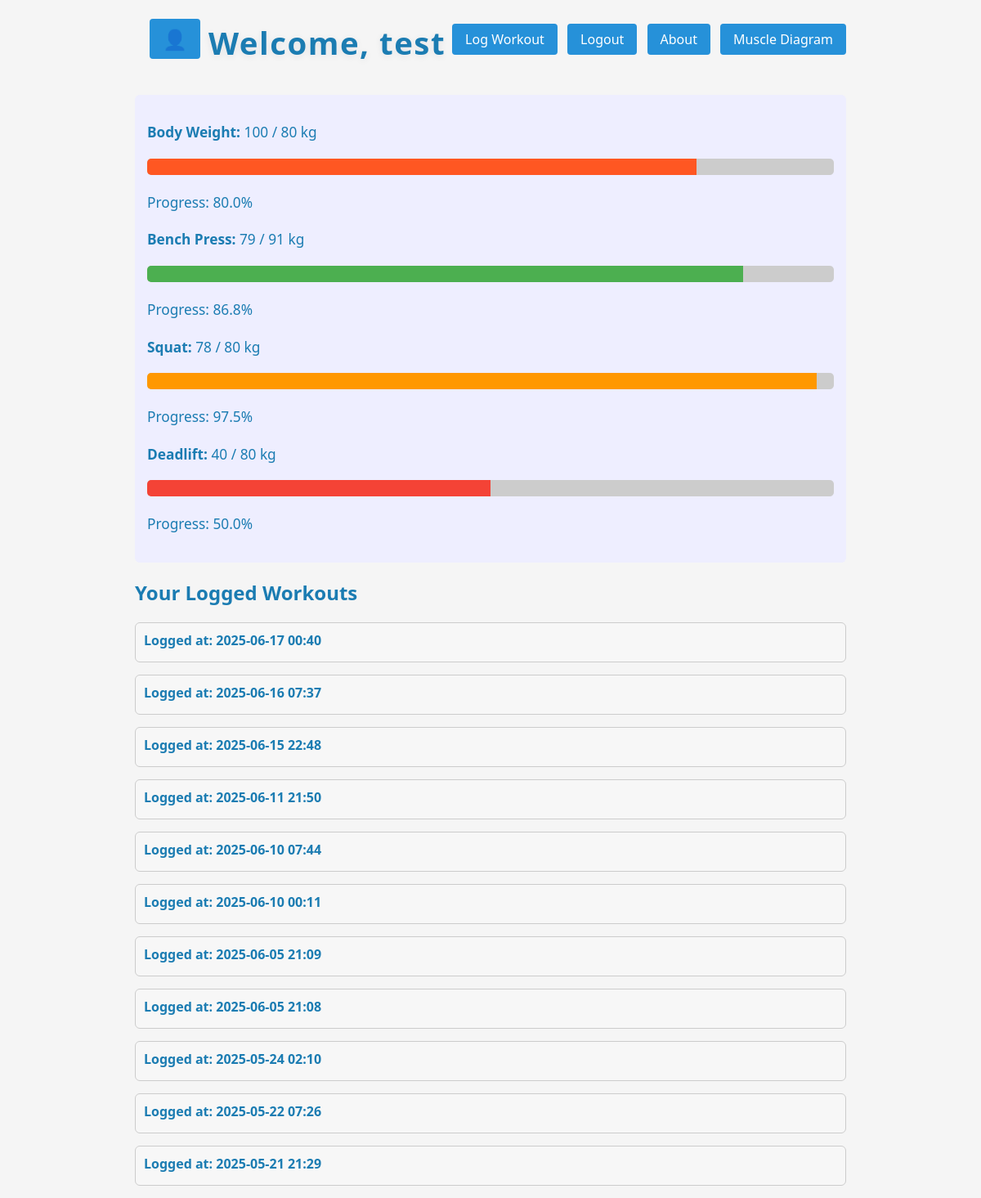
Screenshot of /home (signed in) with the database file from the repository.
### workout_tracker/database_models.py (models this page shows)
class User(db.Model):
    __tablename__ = 'Users Table'
    ID = db.Column(db.Integer, primary_key=True)
    Username = db.Column(db.String, unique=True, nullable=False)
    password_hash = db.Column(db.String, nullable=False)
    Join_date = db.Column(db.String)
    instructions = db.Column(db.Text)
    description = db.Column(db.Text)
    bench_goal = db.Column(db.Integer)
    squat_goal = db.Column(db.Integer)
    deadlift_goal = db.Column(db.Integer)
    bench_current = db.Column(db.Integer)
    squat_current = db.Column(db.Integer)
    deadlift_current = db.Column(db.Integer)
    recovery_phrase = db.Column(db.Text)
    weight_updated = db.Column(db.String)
    current_weight = db.Column(db.Float)
    goal_weight = db.Column(db.Float)

class UserExercise(db.Model):
    __tablename__ = 'UserExercises'
    ID = db.Column(db.Integer, primary_key=True)
    user_id = db.Column(db.Integer, nullable=False)
    duration = db.Column(db.Integer)
    intensity = db.Column(db.Integer)
    calories_burned = db.Column(db.Integer)
    notes = db.Column(db.Text)
    date_completed = db.Column(db.Integer)
    exercises = db.relationship('WorkoutExercise', backref='parent', lazy=True)

### workout_tracker/app.py (the view)
@app.route('/home')
def home():
    if 'user_id' not in session:
        return redirect(url_for('login'))
    user = User.query.get(session['user_id'])
    logs = (
        UserExercise.query
        .filter_by(user_id=user.ID)
        .order_by(UserExercise.date_completed.desc())
        .all()
    )
    grouped = {}
    for log in logs:
        exercises = WorkoutExercise.query.filter_by(user_exercise_id=log.ID).all()
        grouped[log.date_completed] = {
            "meta": log,        # Workout metadata (duration, intensity, etc.)
            "exercises": exercises  # List of exercises in this workout
        }
    return render_template('home_page.html', user=user, grouped_workouts=grouped)

### workout_tracker/app.py (called while the page is built)
@app.template_filter('datetimeformat')
def datetimeformat(value):
    return datetime.fromtimestamp(int(value)).strftime('%Y-%m-%d %H:%M')

### templates/home_page.html (shortened to what this page needs)
<!DOCTYPE html>
<html lang="en">
<head>
    <link rel="stylesheet" href="{{ url_for('static', filename='css/main_styles.css') }}">
</head>
<body>
<div class="center">
    <div class="top-bar">
        <div class="profile-icon">
            <a href="{{ url_for('profile_settings') }}" title="Edit Profile">👤</a>
        </div>
        <h1>Welcome, {{ user.Username }}</h1>
        <div>
            <a href="{{ url_for('log_workout') }}">Log Workout</a>
            <a href="{{ url_for('logout') }}">Logout</a>
            <a href="{{ url_for('about') }}">About</a>
            <a href="{{ url_for('muscles') }}">Muscle Diagram</a>
        </div>
    </div>
    <div class="goals-info">
        {% if user.current_weight and user.goal_weight %}
            <p><strong>Body Weight:</strong> {{ user.current_weight }} / {{ user.goal_weight }} kg</p>
            {% if user.goal_weight < user.current_weight %}
                {% set weight_progress = (user.goal_weight / user.current_weight) * 100 %}
                <div class="progress-bar">
                    <div class="progress-fill" style="width: {{ weight_progress | round(1) }}%; background: #ff5722;"></div>
                </div>
            {% else %}
                {% set weight_progress = (user.current_weight / user.goal_weight) * 100 %}
                <div class="progress-bar">
                    <div class="progress-fill" style="width: {{ weight_progress | round(1) }}%; background: #4caf50;"></div>
                </div>
            {% endif %}
            <p>Progress: {{ weight_progress | round(1) }}%</p>
        {% endif %}
        {% if user.bench_current and user.bench_goal %}
            <p><strong>Bench Press:</strong> {{ user.bench_current }} / {{ user.bench_goal }} kg</p>
            {% set bench_pct = (user.bench_current / user.bench_goal * 100) %}
            <div class="progress-bar">
                <div class="progress-fill" style="width: {{ bench_pct | round(1) }}%; background: #4CAF50;"></div>
            </div>
            <p>Progress: {{ bench_pct | round(1) }}%</p>
        {% endif %}
        {% if user.squat_current and user.squat_goal %}
            <p><strong>Squat:</strong> {{ user.squat_current }} / {{ user.squat_goal }} kg</p>
            {% set squat_pct = (user.squat_current / user.squat_goal * 100) %}
            <div class="progress-bar">
                <div class="progress-fill" style="width: {{ squat_pct | round(1) }}%; background: #FF9800;"></div>
            </div>
            <p>Progress: {{ squat_pct | round(1) }}%</p>
        {% endif %}
        {% if user.deadlift_current and user.deadlift_goal %}
            <p><strong>Deadlift:</strong> {{ user.deadlift_current }} / {{ user.deadlift_goal }} kg</p>
            {% set dl_pct = (user.deadlift_current / user.deadlift_goal * 100) %}
            <div class="progress-bar">
                <div class="progress-fill" style="width: {{ dl_pct | round(1) }}%; background: #F44336;"></div>
            </div>
            <p>Progress: {{ dl_pct | round(1) }}%</p>
        {% endif %}
    </div>
    <h2>Your Logged Workouts</h2>
    {% if grouped_workouts %}
        {% for ts, block in grouped_workouts.items() %}
        <div class="workout-entry">
            <div class="workout-header" onclick="toggleDetails(this)">
                Logged at: {{ ts | datetimeformat }}
            </div>
        </div>
        {% endfor %}
    {% else %}
        <p>No workouts logged yet.</p>
    {% endif %}
</div>
</body>
</html>

### static/css/main_styles.css (style rules this page uses)
:root { --background-color: #f5f5f5; --foreground-color: #ffffff; --primary-color: #2691d9; --primary-hover: #1b7cb2; --text-color: #1b7cb2; --accent-color: #4e54c8; --button-gradient: linear-gradient(90deg, #4e54c8 0%, #8f94fb 100%); --button-gradient-hover: linear-gradient(90deg, #8f94fb 0%, #4e54c8 100%); }
body { background-color: var(--background-color); font-family: 'Segoe UI', Arial, sans-serif; margin: 0; min-height: 100vh; display: flex; flex-direction: column; align-items: center; justify-content: center; color: var(--text-color); }
h1 { color: var(--text-color); margin-bottom: 18px; font-size: 2.4rem; font-weight: 700; letter-spacing: 1.5px; text-shadow: 0 2px 8px rgba(35, 41, 70, 0.08); }
p, label { color: var(--text-color); font-size: 1.08rem; margin-bottom: 18px; line-height: 1.6; }
.workout-entry { margin-bottom: 15px; border: 1px solid #ccc; border-radius: 6px; background: #f7f7f7; padding: 10px; }
.workout-header { font-weight: bold; cursor: pointer; margin-bottom: 5px; }
.top-bar { display: flex; justify-content: space-between; align-items: center; margin-bottom: 20px; }
.top-bar a { padding: 8px 16px; text-decoration: none; background-color: var(--primary-color); color: white; border-radius: 4px; margin-left: 8px; }
.profile-icon { margin-right: auto; padding: 10px; }
.profile-icon a { font-size: 1.5rem; text-decoration: none; color: var(--primary-color); }
.goals-info { margin: 20px 0; padding: 15px; background: #eef; border-radius: 6px; }
.progress-bar { background: #ccc; height: 20px; border-radius: 5px; margin-bottom: 20px; overflow: hidden; }
.progress-fill { height: 100%; }

### rows the page displays
User: Username "test", current_weight "100", goal_weight "80", bench_current "79", bench_goal "91", squat_current "78", squat_goal "80", deadlift_current "40", deadlift_goal "80"
UserExercise: date_completed "2025-06-17 00:40"
UserExercise: date_completed "2025-06-16 07:37"
UserExercise: date_completed "2025-06-15 22:48"
UserExercise: date_completed "2025-06-11 21:50"
UserExercise: date_completed "2025-06-10 07:44"
UserExercise: date_completed "2025-06-10 00:11"
UserExercise: date_completed "2025-06-05 21:09"
UserExercise: date_completed "2025-06-05 21:08"
UserExercise: date_completed "2025-05-24 02:10"
UserExercise: date_completed "2025-05-22 07:26"
UserExercise: date_completed "2025-05-21 21:29"

### other values shown
{{ weight_progress | round(1) }} "80.0"
{{ bench_pct | round(1) }} "86.8"
{{ squat_pct | round(1) }} "97.5"
{{ dl_pct | round(1) }} "50.0"
